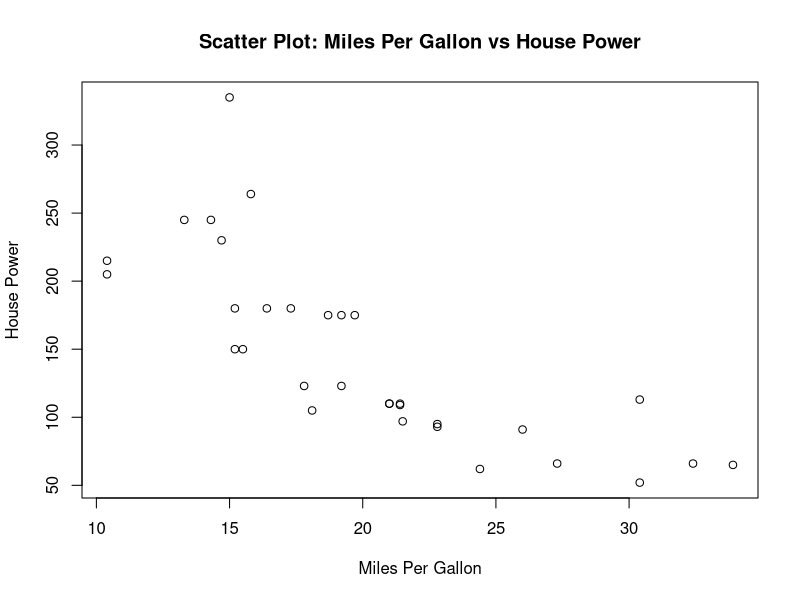
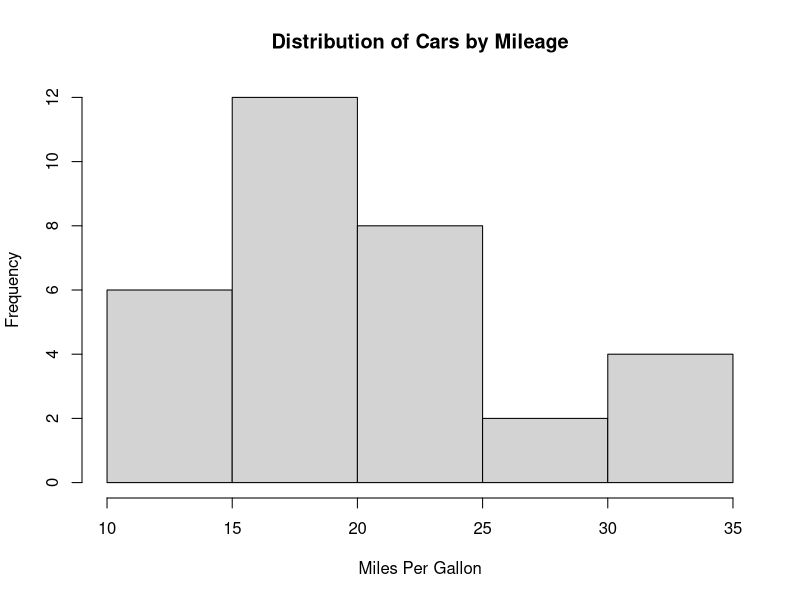

Generate these figures, in order, with R:
## ---- chunk 1
# Loading the car dataset
# datasets::mtcars ## this doesn't load the dataset, it actually prints it to screen

# if you want to print data to screen, spend the extra 10 key strokes to make it look nice:
knitr::kable(summary(mtcars))
## ---- chunk 2
# Scatter plot for mpg vs hp
graph_scatter = plot(mtcars$mpg, 
     mtcars$hp,
     main = "Scatter Plot: Miles Per Gallon vs House Power",
     xlab = "Miles Per Gallon",
     ylab = "House Power")
# Histogram for mpg
graph_hist = hist(mtcars$mpg, 
     main = "Distribution of Cars by Mileage", 
     xlab = "Miles Per Gallon", 
     ylab = "Frequency")
